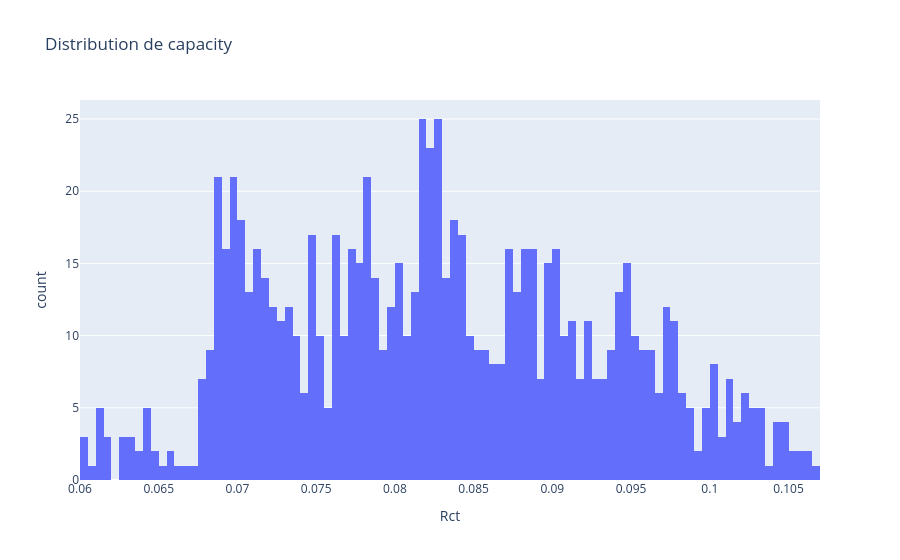

Write notebook code for a chart like this one.
### Code cell
fig = px.histogram(df, x="Rct", nbins=100, title="Distribution de capacity")
fig.show()

### Figure 1 — Plotly figure (JSON) as saved in the notebook; plotly's stock layout.template omitted (floating-point values rounded to 4 significant figures; data arrays with more than 128 entries replaced by an {"elided": "..."} marker saying what was removed)
{"data": [{"alignmentgroup": "True", "bingroup": "x", "hovertemplate": "Rct=%{x}<br>count=%{y}<extra></extra>", "legendgroup": "", "marker": {"color": "#636efa", "pattern": {"shape": ""}}, "name": "", "nbinsx": 100, "offsetgroup": "", "orientation": "v", "showlegend": false, "type": "histogram", "x": {"elided": "2167 float values"}, "xaxis": "x", "yaxis": "y"}], "layout": {"barmode": "relative", "legend": {"tracegroupgap": 0}, "title": {"text": "Distribution de capacity"}, "xaxis": {"anchor": "y", "domain": [0, 1], "title": {"text": "Rct"}}, "yaxis": {"anchor": "x", "domain": [0, 1], "title": {"text": "count"}}}}
